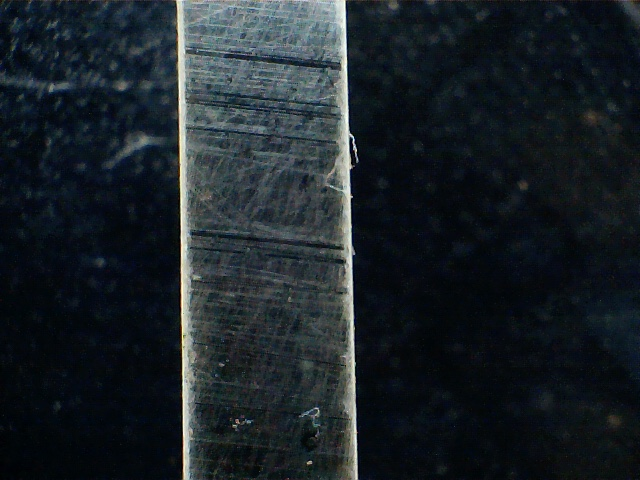
#> input picture CsCF.jpg, 640 x 480 px
$ python canny_cv2.py
#> lines starting #> are read from the running program, lines starting #| are printed output that depends on the picture
# -*- coding: utf-8 -*-
"""
Created on Wed Dec 18 17:14:25 2019

@author: pfair
"""

import numpy as np
import cv2

gray = cv2.imread('CsCF.jpg')
#> gray is the input picture: shape (480, 640, 3); mean B, G, R 39.9, 34.6, 27
edges = cv2.Canny(gray,100,150,apertureSize = 3)
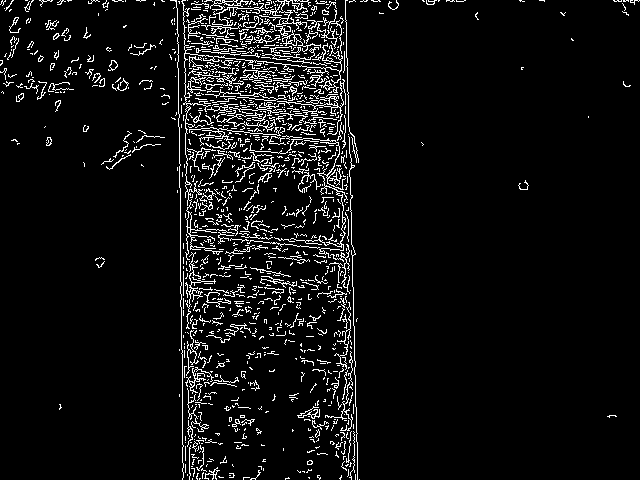
#> edges: shape (480, 640); 6.1% white in thin lines or dots
cv2.imwrite('edges-50-150.jpg',edges)
minLineLength=200
lines = cv2.HoughLinesP(image=edges,rho=1,theta=np.pi/180, threshold=100,lines=np.array([]), minLineLength=minLineLength,maxLineGap=250)
#> lines = 43 rows, first 6: [176, 0, 182, 368], [1, 1, 638, 1], [339, 20, 347, 476], [183, 0, 191, 468], [187, 0, 196, 478], [184, 0, 192, 479]

a,b,c = lines.shape
#> a = 43; b = 1; c = 4
for i in range(a):
    cv2.line(gray, (lines[i][0][0], lines[i][0][1]), (lines[i][0][2], lines[i][0][3]), (0, 0, 255), 3, cv2.LINE_AA)
    cv2.imwrite('houghlines5.jpg',gray)
#> this loop made 43 passes
#> pass 1, `cv2.imwrite('houghlines5.jpg',gray)`:
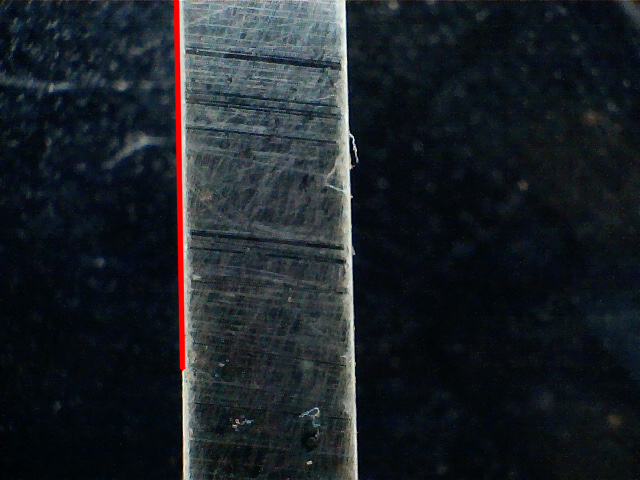
#> saved as houghlines5.jpg: shape (480, 640, 3); mean B, G, R 39.2, 33.8, 27.9
#> pass 2, `cv2.imwrite('houghlines5.jpg',gray)`:
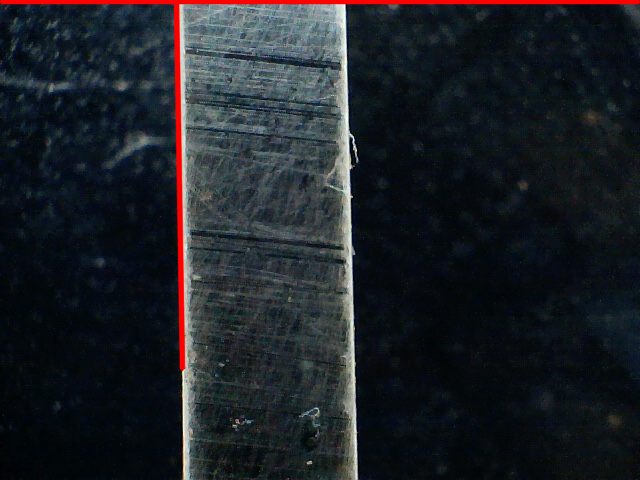
#> saved as houghlines5.jpg: shape (480, 640, 3); mean B, G, R 38.6, 33.3, 29.6
#> after the loop:
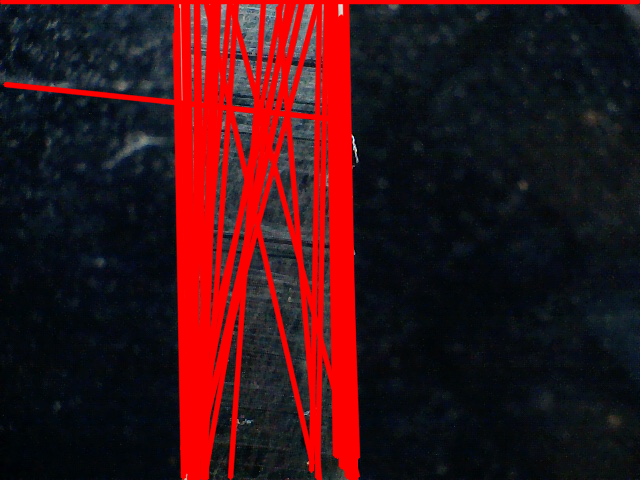
#> gray: shape (480, 640, 3); mean B, G, R 23.7, 18.6, 58.1
